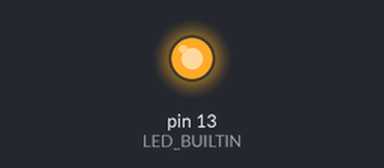
Recording of a sketch running on a simulated Arduino Uno, built with avr-gcc and run on an emulated ATmega328P. On the bench: output pins drawn as LEDs (lit = HIGH).

Above: at 0.2 s.
At 31.9 s:
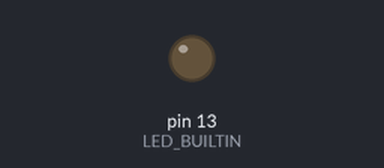
Timing chart, 0 to 36.7 s (numbered marks = the images above):
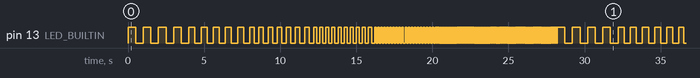

Measured:
- by itself, pin 13 (LED_BUILTIN): moves between LOW and HIGH, repeating every 28.2 s
- by itself, everything shown: repeats every 28.2 s, in 174 steps

The sketch:

lesson-1.ino
```cpp
const int delays[] = {500, 400, 300, 200, 100, 50, 25};
const int blinks[] = {4, 5, 7, 10, 20, 40, 80};
const int size = sizeof(delays) / sizeof(int);

int i = 0;

void setup() {
  pinMode(LED_BUILTIN, OUTPUT);
}

void loop() {
  for (int j = 0; j < blinks[i]; j++)
    blink(delays[i]);
  i = ++i % size;
}

void blink(int delay_in_ms) {
  digitalWrite(LED_BUILTIN, HIGH);
  delay(delay_in_ms);
  digitalWrite(LED_BUILTIN, LOW);
  delay(delay_in_ms);
}
```
